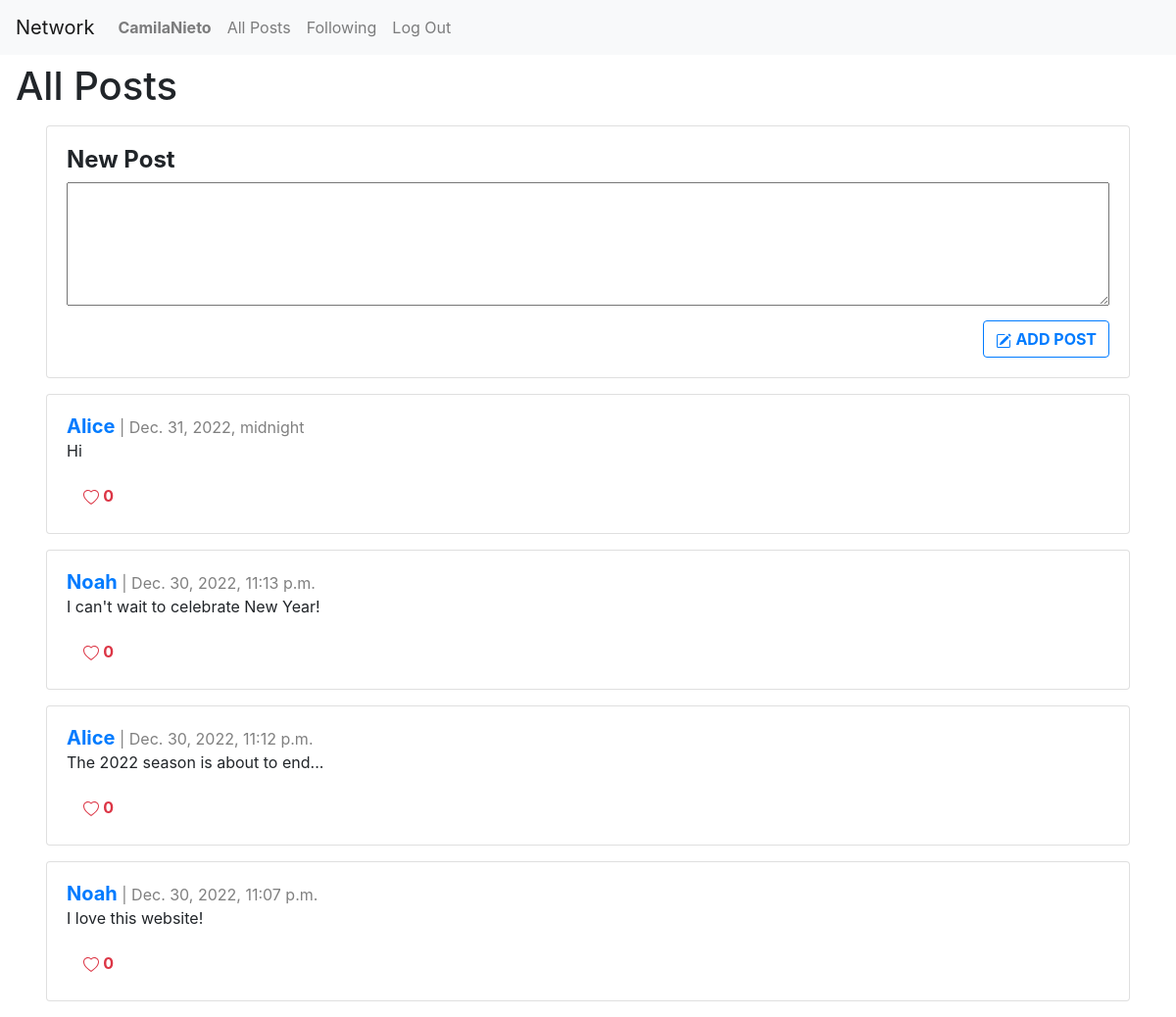
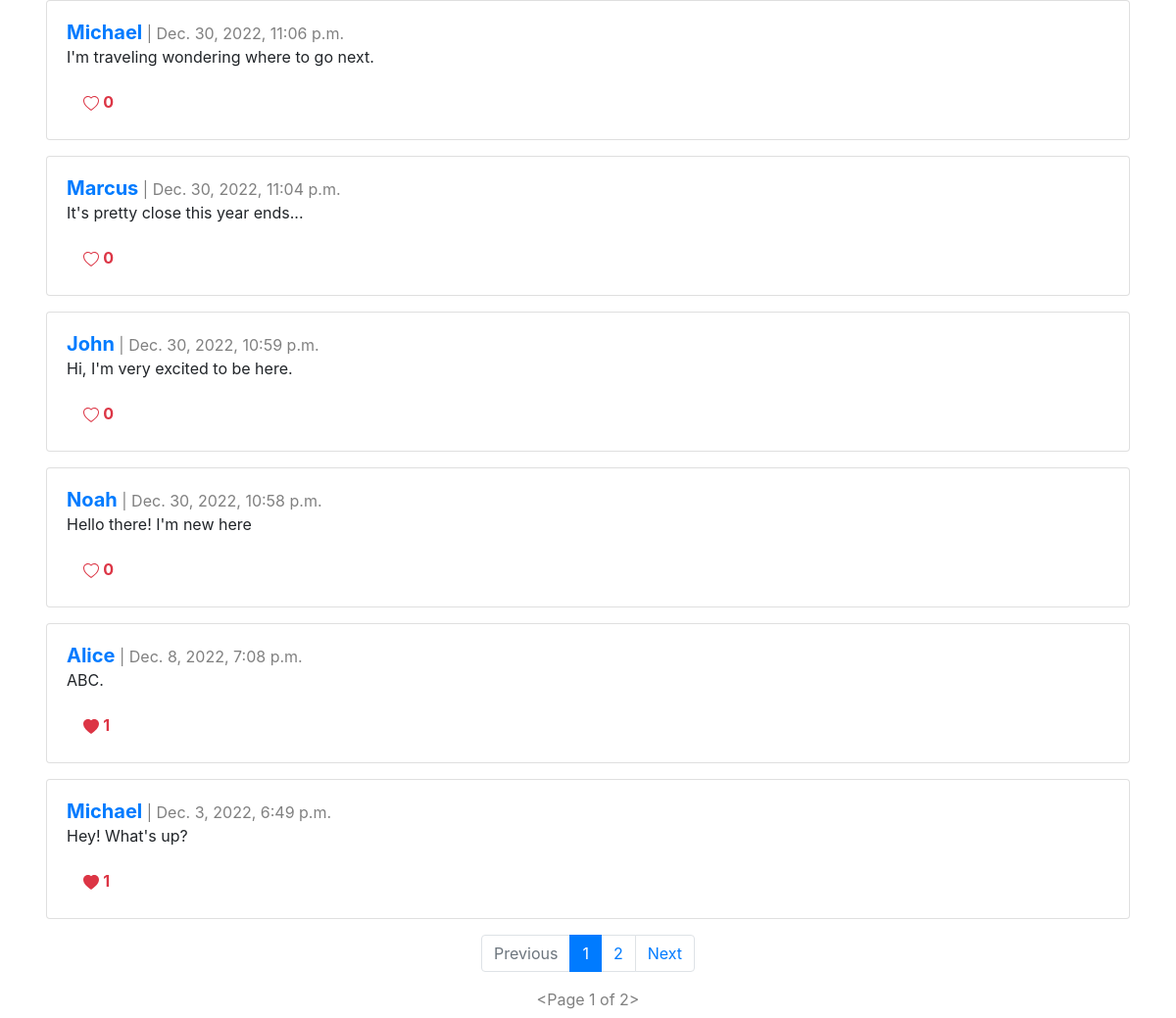
Screenshot of / (signed in) with the database file from the repository (2 pictures, top to bottom).
### network/models.py (models this page shows, shortened)
class User(AbstractUser):
    pass

class Post(models.Model):
    author = models.ForeignKey("User", on_delete=models.CASCADE, related_name="user")
    description = models.CharField(max_length=1000)
    timestamp = models.DateTimeField(auto_now_add=True)

### network/views.py (the view)
# urls.py: path("", views.index, name="index"),
def index(request):
    posts = Post.objects.all().order_by("id").reverse()
    p = Paginator(posts, 10)
    pageNumber = request.GET.get('page')
    postsPage = p.get_page(pageNumber)
    totalLikes = Like.objects.all()
    postsLiked = []
    try:
        for like in totalLikes:
            if like.user.id == request.user.id:
                postsLiked.append(like.post.id)
    except:
        postsLiked = []
    return render(request, "network/index.html", {
        "posts": posts,
        "postsPage": postsPage,
        "postsLiked": postsLiked,
        "totalLikes": totalLikes
    })

### network/templates/network/index.html (shortened to what this page needs)
{% extends "network/layout.html" %}
{% block body %}
<div class="main-title">
    <h1>All Posts</h1>
</div>
<div class="main-content">
    {% if user.is_authenticated %}
    <div class="row">
        <div class="col">
            <div class="card h-100" id="post-grid">
                <div class="card-body">
                    <form action="{% url 'newPost' %}" method="POST">
                        <h4><strong>New Post</strong></h4>
                        <textarea name="newPostText" id="newPostText" rows="4"></textarea>
                        <div align="right">
                            <button id="newPostButton" type="submit" name="newPostButton"
                                class="btn btn-outline-primary">
                                <strong>ADD POST</strong>
                            </button>
                        </div>
                    </form>
                </div>
            </div>
        </div>
    </div>
    {% else %}
    <div class="alert alert-danger" role="alert">
        Please sign in or register to be able to add a post.
    </div>
    {% endif %}
    {% for post in postsPage %}
    <div class="row">
        <div class="col">
            <div class="card h-100" id="post-grid">
                <div class="card-body">
                    <h5 style="display: inline" class="card-title"><a href="{% url 'profilePage' user_id=post.author.id %}"><strong>{{ post.author }}</strong></a></h5>
                    <div style="display: inline; color: gray;" class="card-date"> | {{ post.timestamp }}</div>
                    <p class="card-text" id="description{{post.id}}">{{ post.description }}</p>
                    <div class="card-buttonsContainer">
                        {% if user.is_authenticated %}
                            {% if post.id in postsLiked %}
                            <div align="left" class="card-button">
                                <button id="heartButton{{post.id}}" onClick="likeHandler('{{ post.id }}', '{{postsLiked}}', '{{post.post_like.count}}')" type="submit" name="heartButton" class="btn btn-outline-danger heartButton">
                                    <svg xmlns="http://www.w3.org/2000/svg" width="16" height="16" fill="currentColor"
                                        class="bi bi-heart-fill" viewBox="0 0 16 16">
                                        <path fill-rule="evenodd"
                                            d="M8 1.314C12.438-3.248 23.534 4.735 8 15-7.534 4.736 3.562-3.248 8 1.314z" />
                                    </svg>
                                    <strong>{{ post.post_like.count }}</strong>
                                </button>
                            </div>
                            {% else %}
                            <div align="left" class="card-button">
                                <button id="heartButton{{post.id}}" onClick="likeHandler('{{ post.id }}', '{{postsLiked}}', '{{post.post_like.count}}')" type="submit" name="heartButton" class="btn btn-outline-danger heartButton">
                                    <strong>{{ post.post_like.count }}</strong>
                                </button>
                            </div>
                            {% endif %}
                        {% endif %}
                    </div>
                </div>
            </div>
        </div>
    </div>
    {% endfor %}
    <nav aria-label="...">
        <ul class="pagination d-flex justify-content-center">
            {% if postsPage.has_previous %}
                <li class="page-item">
                    <a class="page-link" href="?page={{ postsPage.previous_page_number }}">Previous</a>
                </li>
            {% else %}
                <li class="page-item disabled">
                    <a class="page-link">Previous</a>
                </li>
            {% endif %}
            {% for pageNumber in postsPage.paginator.page_range %}
                {% if postsPage.number == pageNumber %}
                    <li class="page-item active" aria-current="page">
                        <a class="page-link">{{pageNumber}}</a>
                    </li>
                {% else %}
                    <a href="?page={{ pageNumber }}" class="page-link">
                        {{ pageNumber }}
                    </a>
                {% endif %}
            {% endfor %}
            {% if postsPage.has_next %}
                <li class="page-item">
                    <a class="page-link" href="?page={{ postsPage.next_page_number }}">Next</a>
                </li>
            {% else %}
                <li class="page-item disabled">
                    <a class="page-link">Next</a>
                </li>
            {% endif %}
        </ul>
    </nav>
    <div class="d-flex justify-content-center" style="color: gray;" class="card-date">{{ postsPage }}</div>
</div>
{% endblock %}

### network/templates/network/layout.html (shortened to what this page needs)
{% load static %}
<!DOCTYPE html>
<html lang="en">
    <head>
        <link rel="stylesheet" href="https://stackpath.bootstrapcdn.com/bootstrap/4.4.1/css/bootstrap.min.css">
        <link rel="stylesheet" href="https://cdn.jsdelivr.net/npm/bootstrap-icons@1.10.2/font/bootstrap-icons.css">
        <link rel="stylesheet" href="https://use.fontawesome.com/releases/v5.8.2/css/all.css">
        <link href="{% static 'network/styles.css' %}" rel="stylesheet">
    </head>
    <body>
        <nav class="navbar navbar-expand-lg navbar-light bg-light">
            <a class="navbar-brand" href="{% url 'index' %}">Network</a>
            <div>
              <ul class="navbar-nav mr-auto">
                {% if user.is_authenticated %}
                    <li class="nav-item">
                        <a class="nav-link" href="{% url 'profilePage' user_id=user.id%}"><strong>{{ user.username }}</strong></a>
                    </li>
                {% endif %}
                <li class="nav-item">
                  <a class="nav-link" href="{% url 'index' %}">All Posts</a>
                </li>
                {% if user.is_authenticated %}
                    <li class="nav-item">
                        <a class="nav-link" href="{% url 'following' %}">Following</a>
                    </li>
                    <li class="nav-item">
                        <a class="nav-link" href="{% url 'logout' %}">Log Out</a>
                    </li>
                {% endif %}
              </ul>
            </div>
          </nav>
        <div class="body">
            {% block body %}
            {% endblock %}
        </div>
    </body>
</html>

### network/static/network/styles.css (style rules this page uses)
textarea { width: 100%; font-size: 20px; }
.row { margin: 1em 0em; }
.card-button { display: inline; margin: 0em .3em; }
.main-title { margin: .5em 1em; }
.main-content { margin: .4em 2em; }
.heartButton { border: none; }
#newPostButton { margin: .6em 0em 0em; }

### rows the page displays
User: username "CamilaNieto"
Post: author "Alice", timestamp "Dec. 31, 2022, midnight", description "Hi", post_like.count "0"
Post: author "Noah", timestamp "Dec. 30, 2022, 11:13 p.m.", description "I can't wait to celebrate New Year!", post_like.count "0"
Post: author "Alice", timestamp "Dec. 30, 2022, 11:12 p.m.", description "The 2022 season is about to end...", post_like.count "0"
Post: author "Noah", timestamp "Dec. 30, 2022, 11:07 p.m.", description "I love this website!", post_like.count "0"
Post: author "Michael", timestamp "Dec. 30, 2022, 11:06 p.m.", description "I'm traveling wondering where to go next.", post_like.count "0"
Post: author "Marcus", timestamp "Dec. 30, 2022, 11:04 p.m.", description "It's pretty close this year ends...", post_like.count "0"
Post: author "John", timestamp "Dec. 30, 2022, 10:59 p.m.", description "Hi, I'm very excited to be here.", post_like.count "0"
Post: author "Noah", timestamp "Dec. 30, 2022, 10:58 p.m.", description "Hello there! I'm new here", post_like.count "0"
Post: author "Alice", timestamp "Dec. 8, 2022, 7:08 p.m.", description "ABC.", post_like.count "1"
Post: author "Michael", timestamp "Dec. 3, 2022, 6:49 p.m.", description "Hey! What's up?", post_like.count "1"

### other values shown
{{ pageNumber }} "1"
{{ pageNumber }} "2"
{{ postsPage }} "<Page 1 of 2>"
